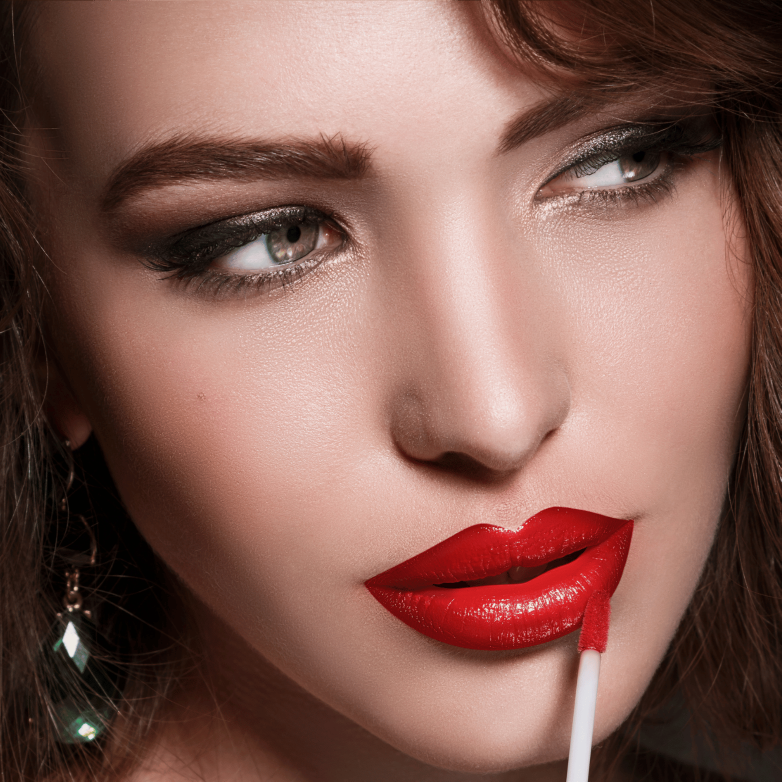
#> input picture uploads/10bf003c-52bd-41d0-8243-c9282d0c299a_original_lipstick.png, 1563 x 1563 px (shown at 1/2 size)
$ python -i skin_tone.py   (imports and definitions only)
#> lines starting #> are read from the running program, lines starting #| are printed output that depends on the picture; after the words box and inside, x2 and y2 are one past the last pixel; in counts of white or black regions, pixels touching at a corner belong together
import cv2
import numpy as np
import os

# [24 lines left out: function change_skin_tone, not called in this run]

def detect_skin_protected(img_rgb):
    # Method 1: YCrCb dengan range yang lebih akurat
    img_ycrcb = cv2.cvtColor(img_rgb, cv2.COLOR_RGB2YCrCb)
#> img_ycrcb: shape (1563, 1563, 3); mean of channels 0, 1, 2 103.9, 148.1, 116.8
    lower_ycrcb = np.array([0, 133, 77], dtype=np.uint8)
    upper_ycrcb = np.array([255, 173, 127], dtype=np.uint8)
    mask_ycrcb = cv2.inRange(img_ycrcb, lower_ycrcb, upper_ycrcb)
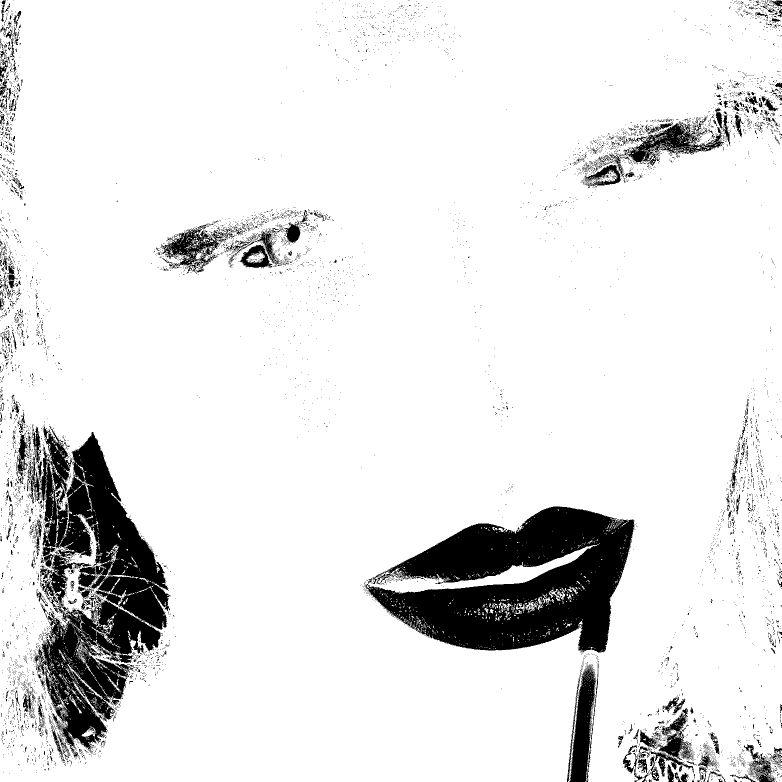
#> mask_ycrcb: shape (1563, 1563) (shown at 1/2 size); 90.1% white; 7131 black regions (6864 under 20 px), largest, box (x1, y1, x2, y2) and area: (729, 1013, 1270, 1306) 93742, (55, 854, 341, 1515) 83206, (1139, 1327, 1198, 1563) 7009

    # Method 2: HSV dengan range yang lebih natural
    img_hsv = cv2.cvtColor(img_rgb, cv2.COLOR_RGB2HSV)
#> img_hsv: shape (1563, 1563, 3); mean H, S, V 10.4, 116.8, 132.1
    lower_hsv = np.array([0, 20, 40], dtype=np.uint8)
    upper_hsv = np.array([25, 160, 245], dtype=np.uint8)
    mask_hsv = cv2.inRange(img_hsv, lower_hsv, upper_hsv)
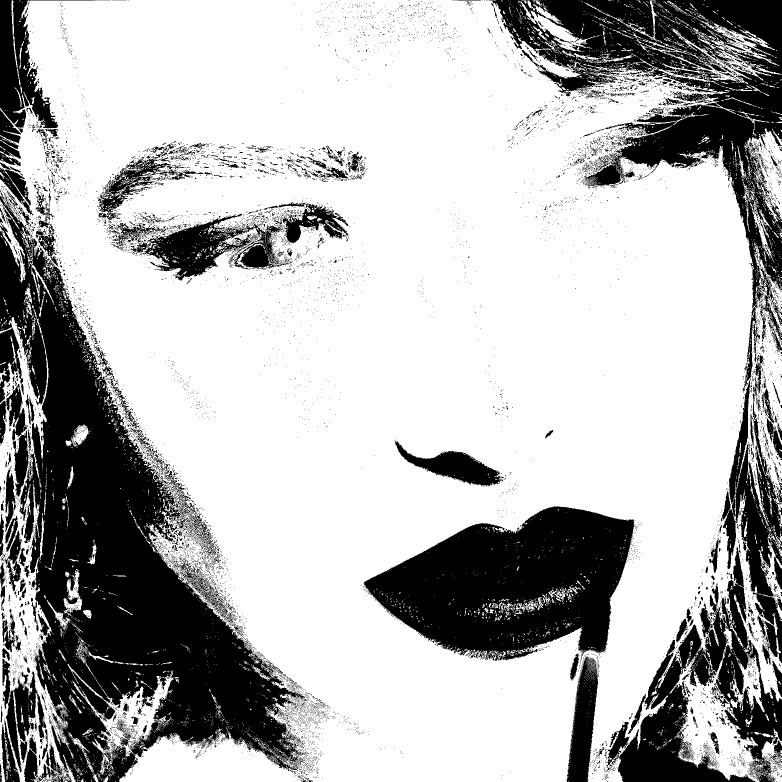
#> mask_hsv: shape (1563, 1563) (shown at 1/2 size); 71.6% white; 9604 black regions (9276 under 20 px), largest, box (x1, y1, x2, y2) and area: (0, 386, 612, 1563) 258619, (979, 0, 1563, 1329) 142096, (727, 1013, 1269, 1322) 106415

    # Method 3: RGB rules yang lebih selektif
    r, g, b = cv2.split(img_rgb)
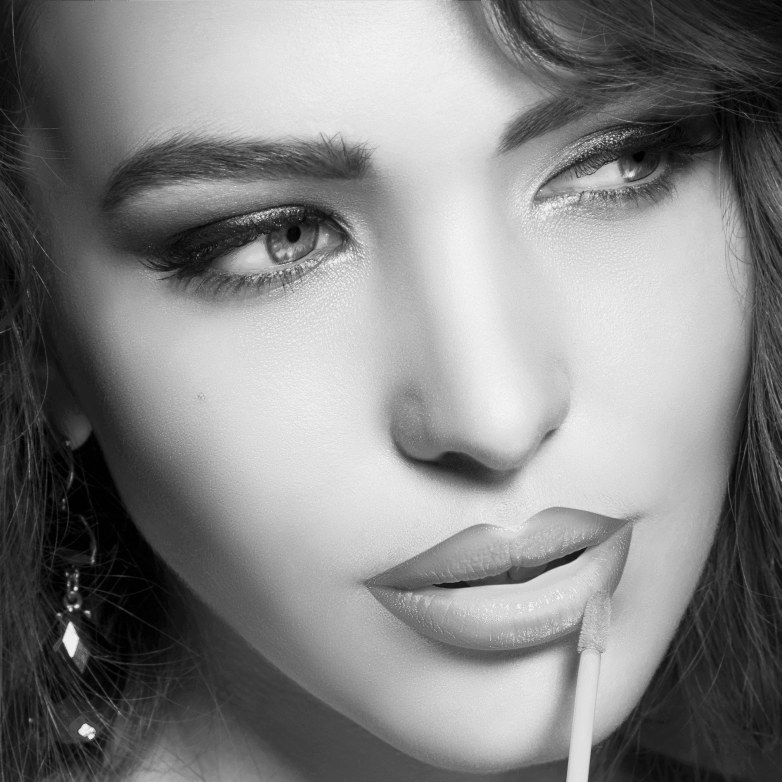
#> r: shape (1563, 1563) (shown at 1/2 size); min 1, max 243, mean 132
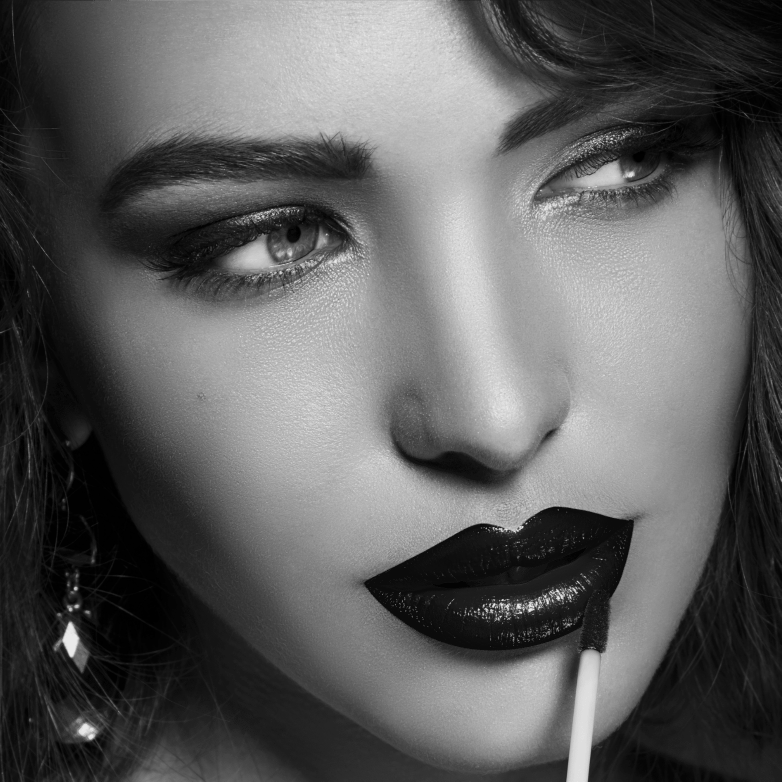
#> g: shape (1563, 1563) (shown at 1/2 size); min 0, max 233, mean 93.4
    mask_rgb = ((r > 80) & (g > 40) & (b > 20) &
                ((cv2.max(r, cv2.max(g, b)) - cv2.min(r, cv2.min(g, b))) > 20) &
                (np.abs(r - g) > 10) & (r > g) & (r > b)).astype(np.uint8) * 255
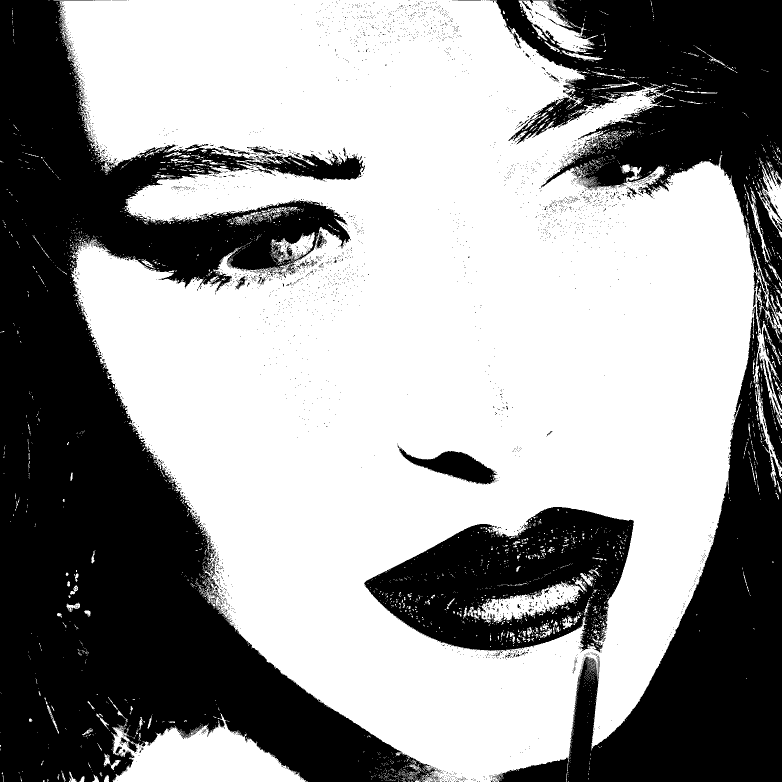
#> mask_rgb: shape (1563, 1563) (shown at 1/2 size); 59.8% white; 3936 black regions (3891 under 20 px), largest, box (x1, y1, x2, y2) and area: (0, 0, 879, 1563) 544845, (991, 613, 1563, 1563) 167744, (979, 0, 1563, 819) 163064

    # Combine masks dengan priority
    combined_mask = cv2.bitwise_and(mask_ycrcb, mask_hsv)
#> combined_mask: shape (1563, 1563); 71.6% white; 9622 black regions (9294 under 20 px), largest, box (x1, y1, x2, y2) and area: (0, 386, 612, 1563) 258619, (979, 0, 1563, 1329) 142096, (727, 1013, 1274, 1322) 107277
    combined_mask = cv2.bitwise_or(combined_mask, mask_rgb)
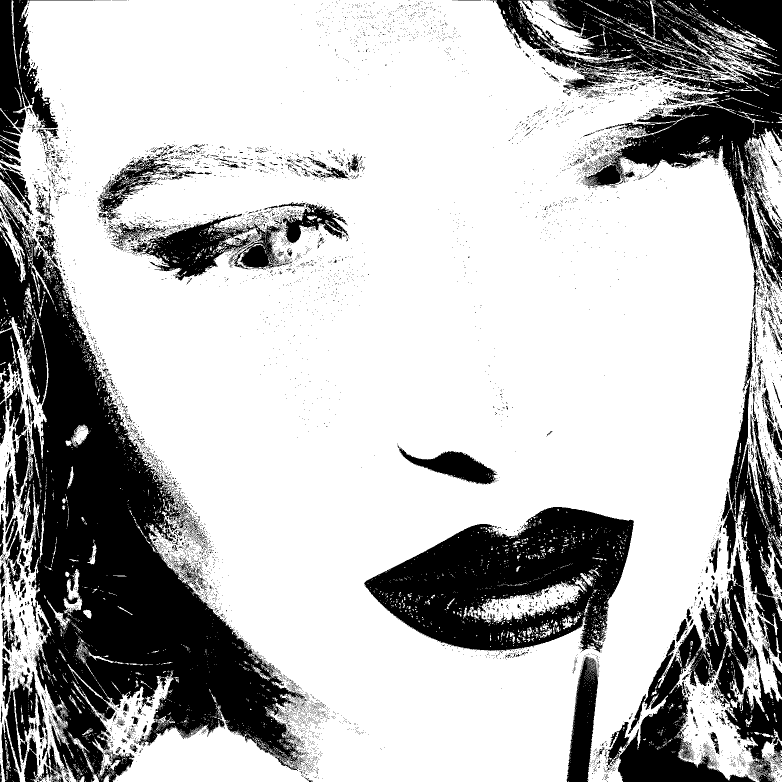
#> combined_mask: shape (1563, 1563) (shown at 1/2 size); 73.3% white; 8902 black regions (8559 under 20 px), largest, box (x1, y1, x2, y2) and area: (0, 386, 612, 1563) 247884, (979, 0, 1563, 578) 105979, (728, 1014, 1268, 1306) 91036

    # Remove small noise
    kernel = cv2.getStructuringElement(cv2.MORPH_ELLIPSE, (3, 3))
    combined_mask = cv2.morphologyEx(combined_mask, cv2.MORPH_OPEN, kernel)
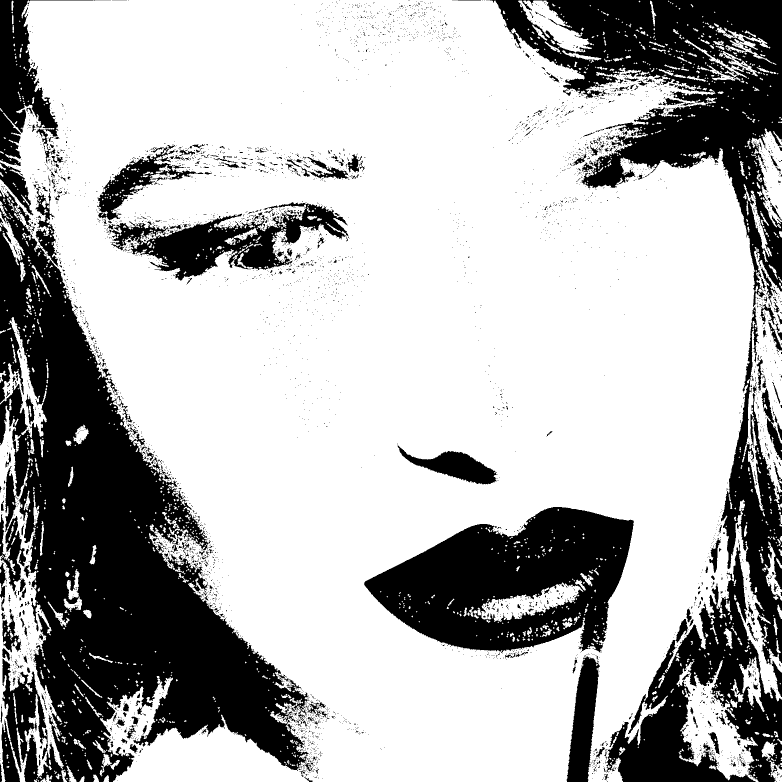
#> combined_mask: shape (1563, 1563) (shown at 1/2 size); 71% white; 4858 black regions (4598 under 20 px), largest, box (x1, y1, x2, y2) and area: (0, 373, 619, 1563) 297133, (979, 0, 1563, 614) 122369, (728, 1014, 1268, 1306) 94811

    return combined_mask

# [75 lines left out: functions refine_mask_advanced, apply_natural_skin_tone, not called in this run]

>>> import cv2
>>> picture = cv2.cvtColor(cv2.imread('../uploads/10bf003c-52bd-41d0-8243-c9282d0c299a_original_lipstick.png'), cv2.COLOR_BGR2RGB)
>>> result = detect_skin_protected(picture)

$ run again, on uploads/c456f8e6-e58a-48a1-94af-3ee1190b3820_original_fhoto3.png
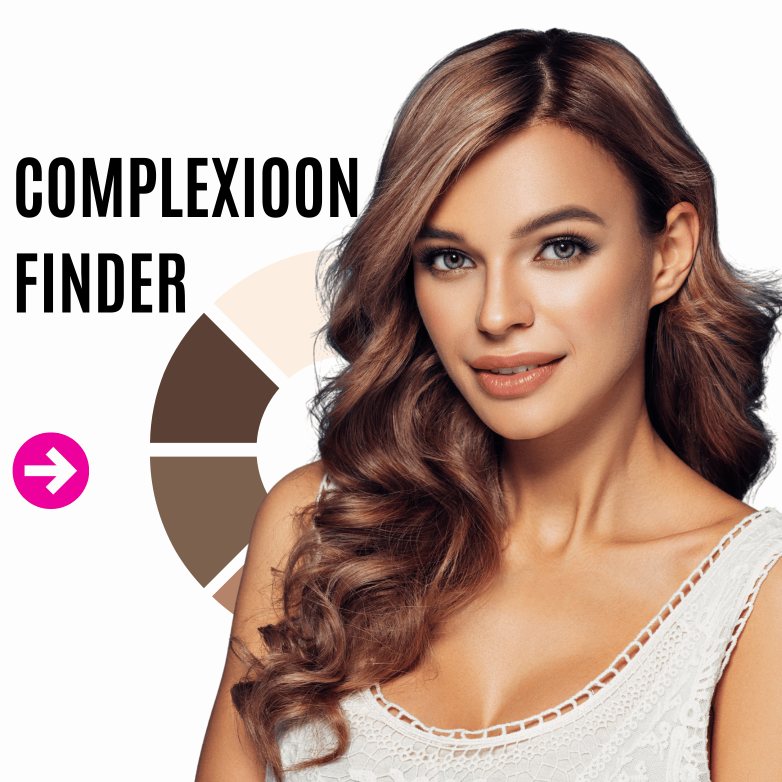
#> input picture uploads/c456f8e6-e58a-48a1-94af-3ee1190b3820_original_fhoto3.png, 1563 x 1563 px (shown at 1/2 size)
#> img_ycrcb: shape (1563, 1563, 3); mean of channels 0, 1, 2 170.4, 140.2, 119.5
#> in detect_skin_protected, `mask_ycrcb = cv2.inRange(img_ycrcb, lower_ycrcb, upper_ycrcb)`:
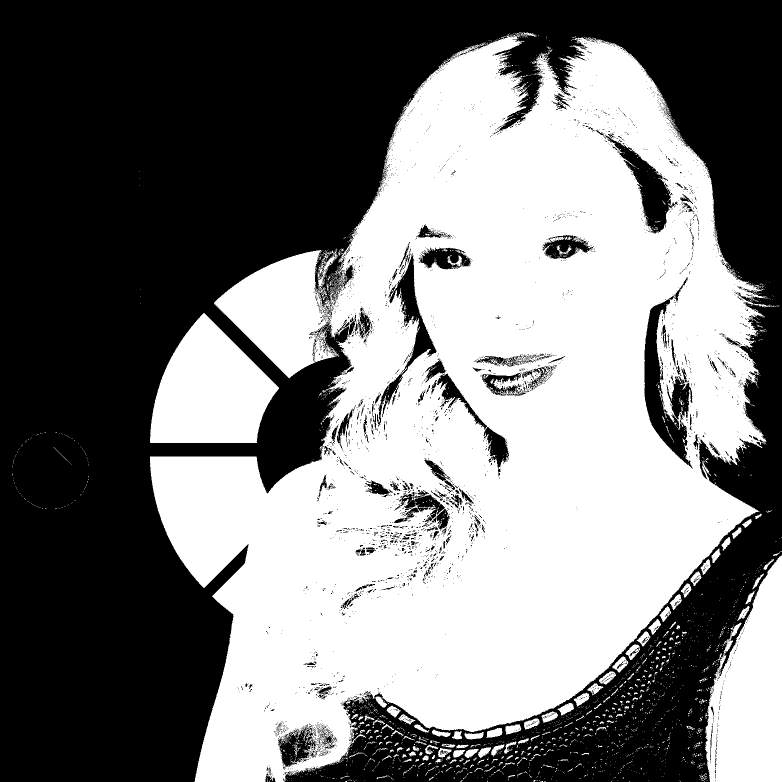
#> mask_ycrcb: shape (1563, 1563) (shown at 1/2 size); 47.8% white; 2570 white regions (2377 under 20 px), largest, box (x1, y1, x2, y2) and area: (300, 64, 1552, 1563) 1054277, (1410, 1111, 1563, 1563) 46760, (300, 626, 558, 886) 43923
#> img_hsv: shape (1563, 1563, 3); mean H, S, V 21.2, 60.1, 187.5
#> mask_hsv: shape (1563, 1563); 41.5% white; 3515 white regions (3283 under 20 px), largest, box (x1, y1, x2, y2) and area: (300, 76, 1529, 1563) 896954, (1410, 1111, 1563, 1563) 44237, (300, 626, 558, 886) 43906
#> mask_rgb: shape (1563, 1563); 39.7% white; 3631 white regions (3481 under 20 px), largest, box (x1, y1, x2, y2) and area: (300, 77, 1523, 1563) 788639, (1410, 1111, 1563, 1563) 45205, (300, 626, 558, 886) 43863
#> in detect_skin_protected, `combined_mask = cv2.morphologyEx(combined_mask, cv2.MORPH_OPEN, kernel)`:
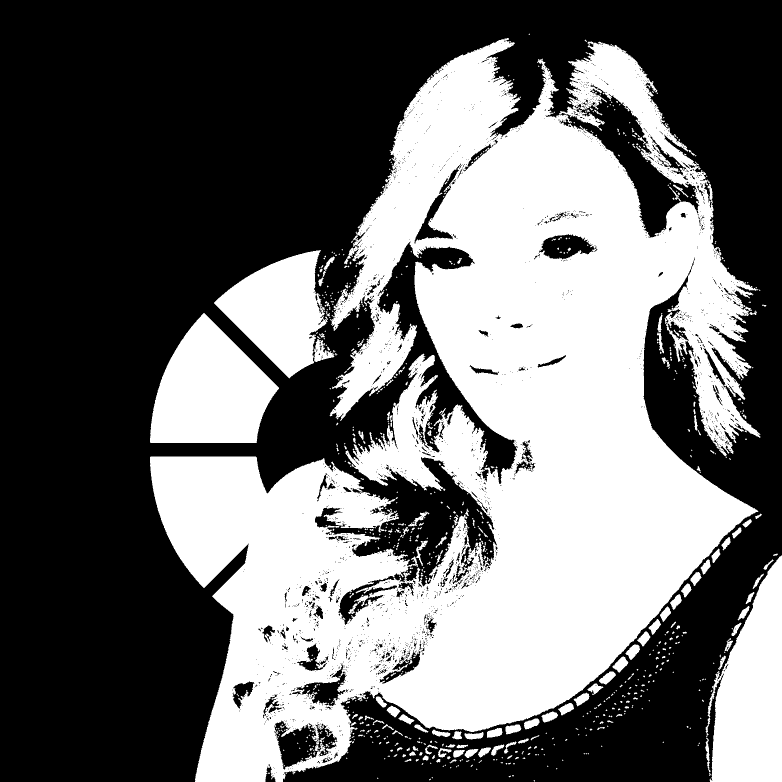
#> combined_mask: shape (1563, 1563) (shown at 1/2 size); 42% white; 772 white regions (585 under 20 px), largest, box (x1, y1, x2, y2) and area: (300, 76, 1521, 1563) 880077, (1411, 1111, 1563, 1563) 44872, (300, 626, 558, 886) 43897
